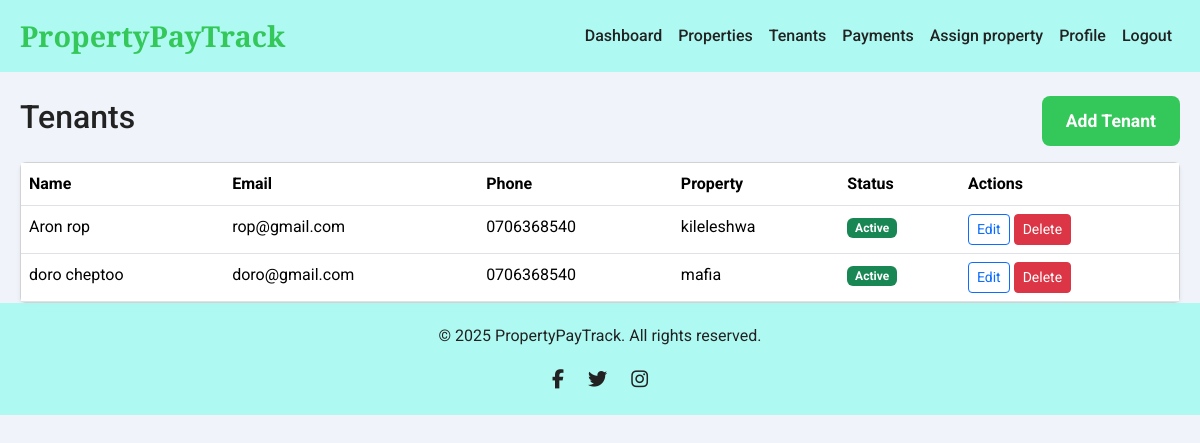
/tenants (signed in), run on an earlier commit of the app's database.
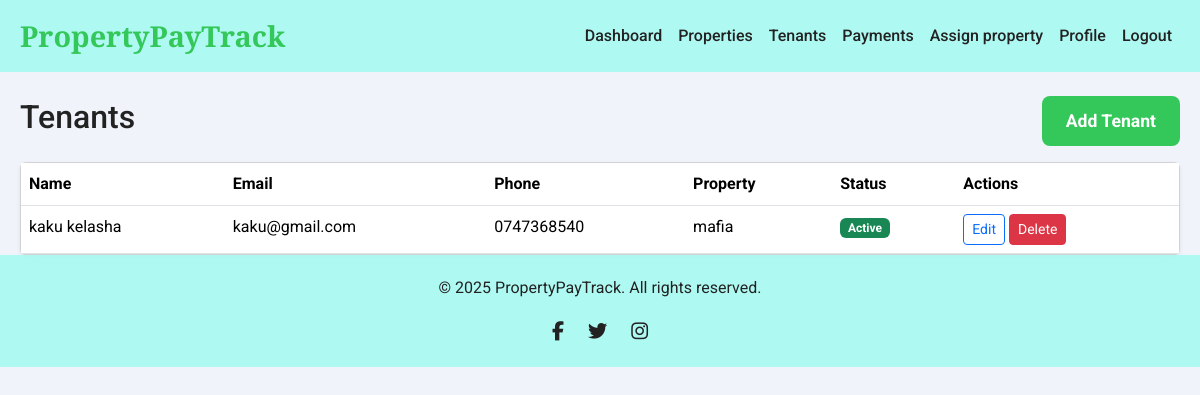
And on a later commit of the database.
### app/models.py (models this page shows, shortened)
class Tenant(db.Model):
    __tablename__ = 'tenant'
    id = db.Column(db.Integer, primary_key=True)
    user_id = db.Column(db.Integer, db.ForeignKey('user.id', ondelete='CASCADE'), unique=True, nullable=True, index=True)
    first_name = db.Column(db.String(100), nullable=False)
    last_name = db.Column(db.String(100), nullable=False)
    email = db.Column(db.String(120), nullable=True)
    phone_number = db.Column(db.String(20))
    property = db.relationship('Property', back_populates='tenants')
    rent_amount = db.Column(db.Numeric(10, 2), nullable=True, default=0.00)
    national_id = db.Column(db.String(50), nullable=True)
    status = db.Column(db.String(50), default='active')
    due_day_of_month = db.Column(db.Integer)
    grace_period_days = db.Column(db.Integer, default=5)
    lease_start_date = db.Column(db.Date)
    lease_end_date = db.Column(db.Date)
    property_id = db.Column(db.Integer, db.ForeignKey('property.id', ondelete='CASCADE'), nullable=True, index=True)
    unit_id = db.Column(db.Integer, db.ForeignKey('unit.id', ondelete='CASCADE'), nullable=True, index=True)
    unit = db.relationship('Unit', foreign_keys=[unit_id], backref='tenant', uselist=False)
    created_at = db.Column(db.DateTime, default=lambda: datetime.now(timezone.utc))
    updated_at = db.Column(db.DateTime, default=lambda: datetime.now(timezone.utc), onupdate=lambda: datetime.now(timezone.utc))
    payments = db.relationship('Payment', backref='tenant', lazy=True, cascade="all, delete-orphan")

class Property(db.Model):
    __tablename__ = 'property'
    id = db.Column(db.Integer, primary_key=True)
    name = db.Column(db.String(255), nullable=False)
    address = db.Column(db.String(255), nullable=False)
    payment_method = db.Column(db.String(20), nullable=True)
    transaction_id = db.Column(db.String(120), nullable=True)
    paybill_number = db.Column(db.String(20), nullable=True)
    fees = db.Column(db.Numeric(10, 2), nullable=True)
    tenants = db.relationship('Tenant', back_populates='property', cascade="all, delete-orphan", lazy=True)
    status = db.Column(db.String(20), default='pending')
    property_type = db.Column(db.String(50), nullable=False)
    number_of_units = db.Column(db.Integer, nullable=False, default=1)
    landlord_id = db.Column(db.Integer, db.ForeignKey('user.id', ondelete='CASCADE'), nullable=False, index=True)
    county_name = db.Column(db.String(100), nullable=False)
    amenities = db.Column(db.Text, nullable=True)
    utility_bill_types = db.Column(db.Text, nullable=True)
    unit_numbers = db.Column(db.Text, nullable=False)
    paybill_number = db.Column(db.String(20), nullable=True)
    deposit_amount = db.Column(db.Numeric(10, 2), nullable=True)
    deposit_policy = db.Column(db.Text, nullable=True)
    created_at = db.Column(db.DateTime, default=lambda: datetime.now(timezone.utc))
    updated_at = db.Column(db.DateTime, default=lambda: datetime.now(timezone.utc), onupdate=lambda: datetime.now(timezone.utc))
    @property
    def amenities_list(self):
        try:
            return json.loads(self.amenities) if self.amenities else []
        except json.JSONDecodeError:
            return self.amenities.split(',') if self.amenities else []
    @property
    def utility_bill_list(self):
        try:
            return json.loads(self.utility_bill) if self.utility_bill else []
        except json.JSONDecodeError:
            return self.utility_bill.split(',') if self.utility_bill else []

### app/routes.py (the view)
@main.route('/tenants')
@login_required
@roles_required('landlord')
def tenants_list():
    landlord_properties = Property.query.filter_by(landlord_id=current_user.id).all()
    property_ids = [p.id for p in landlord_properties]
    tenants = Tenant.query.filter(Tenant.property_id.in_(property_ids)).all()
    return render_template('tenants/list.html', tenants=tenants)

### app/models.py (called while the page is built)
    def has_role(self, role):
        return any(r.name == role for r in self.roles)

### app/routes.py (called while the page is built)
def roles_required(*required_roles):
    def decorator(f):
        @wraps(f)
        def decorated_function(*args, **kwargs):
            if not current_user.is_authenticated:
                return redirect(url_for('main.login'))
            user_roles = {role.name for role in current_user.roles}
            if not set(required_roles).issubset(user_roles):
                flash(_l('You do not have the required permissions to access this page.'), 'danger')
                return redirect(url_for('main.index'))
            return f(*args, **kwargs)
        return decorated_function
    return decorator

### app/templates/tenants/list.html (shortened to what this page needs)
{% extends 'base.html' %}
{% block content %}
<div class="d-flex justify-content-between align-items-center mb-3">
    <h2>{{ _('Tenants') }}</h2>
    <a href="{{ url_for('main.tenant_add') }}" class="btn btn-primary">{{ _('Add Tenant') }}</a>
</div>
<div class="card shadow-sm">
    <div class="card-body p-0">
        <div class="table-responsive">
            <table class="table table-hover mb-0">
                <thead>
                    <tr>
                        <th>{{ _('Name') }}</th>
                        <th>{{ _('Email') }}</th>
                        <th>{{ _('Phone') }}</th>
                        <th>{{ _('Property') }}</th>
                        <th>{{ _('Status') }}</th>
                        <th>{{ _('Actions') }}</th>
                    </tr>
                </thead>
                <tbody>
                    {% for tenant in tenants %}
                    <tr>
                        <td>{{ tenant.first_name }} {{ tenant.last_name }}</td>
                        <td>{{ tenant.email or '-' }}</td>
                        <td>{{ tenant.phone_number }}</td>
                        <td>{{ tenant.property.name }}</td>
                        <td><span class="badge bg-{{ 'success' if tenant.status == 'active' else 'secondary' }}">{{ _(tenant.status.title()) }}</span></td>
                       <td>
                            <a href="{{ url_for('main.tenant_edit', id=tenant.id) }}" class="btn btn-sm btn-outline-primary">{{ _('Edit') }}</a>
                            <form action="{{ url_for('main.delete_tenant', tenant_id=tenant.id) }}" method="POST" class="d-inline">
                                <button type="submit" class="btn btn-sm btn-danger">{{ _('Delete') }}</button>
                            </form>
                        </td>
                    </tr>
                    {% else %}
                    <tr>
                        <td colspan="6" class="text-center text-muted">{{ _('No tenants yet. Click "Add Tenant"!') }}</td>
                    </tr>
                    {% endfor %}
                </tbody>
            </table>
        </div>
    </div>
</div>
{% endblock %}

### app/templates/base.html (shortened to what this page needs)
<!DOCTYPE html>
<html lang="en">
<head>
    <link href="https://cdn.jsdelivr.net/npm/bootstrap@5.3.3/dist/css/bootstrap.min.css" rel="stylesheet">
    <link rel="stylesheet" href="https://cdnjs.cloudflare.com/ajax/libs/font-awesome/6.6.0/css/all.min.css" />
    <link rel="stylesheet" href="https://unpkg.com/aos@2.3.1/dist/aos.css">
    <link rel="stylesheet" href="https://unpkg.com/swiper@8.4.7/swiper-bundle.min.css">
</head>
<body data-aos-easing="ease" data-aos-duration="1200" data-aos-delay="0">
    <nav class="navbar navbar-expand-lg">
        <div class="container">
            <a class="navbar-brand" href="{{ url_for('main.index') }}">PropertyPayTrack</a>
            <div class="collapse navbar-collapse" id="navbarNav">
                <ul class="navbar-nav ms-auto">
                    {% if current_user.is_authenticated %}
                        {% if current_user.has_role('landlord') %}
                            <li class="nav-item"><a class="nav-link" href="{{ url_for('main.landlord_dashboard') }}">{{ _('Dashboard') }}</a></li>
                            <li class="nav-item"><a class="nav-link" href="{{ url_for('main.properties_list') }}">{{ _('Properties') }}</a></li>
                            <li class="nav-item"><a class="nav-link" href="{{ url_for('main.tenants_list') }}">{{ _('Tenants') }}</a></li>
                            <li class="nav-item"><a class="nav-link" href="{{ url_for('main.payments_history') }}">{{ _('Payments') }}</a></li>
                            <li class="nav-item"><a class="nav-link" href="{{ url_for('main.assign_property') }}">{{_('Assign property') }}</a></li>
                        {% endif %}
                        <li class="nav-item"><a class="nav-link" href="{{ url_for('auth.profile') }}">{{ _('Profile') }}</a></li>
                        <li class="nav-item"><a class="nav-link" href="{{ url_for('auth.logout') }}">{{ _('Logout') }}</a></li>
                    {% endif %}
                </ul>
            </div>
        </div>
    </nav>
    <main class="container mt-4">
        {% block content %}
        {% endblock %}
    </main>
    <footer>
        <div class="container">
            <p>© 2025 PropertyPayTrack. All rights reserved.</p>
            <div class="footer-links">
                <a href="https://facebook.com" aria-label="Facebook" target="_blank"><i class="fab fa-facebook-f"></i></a>
                <a href="https://twitter.com" aria-label="Twitter" target="_blank"><i class="fab fa-twitter"></i></a>
                <a href="https://instagram.com" aria-label="Instagram" target="_blank"><i class="fab fa-instagram"></i></a>
            </div>
        </div>
    </footer>
</body>
</html>

### app/templates/base.html (style rules this page uses)
:root { --primary-color: #34c759; --secondary-color: #2aa648; --accent-color: #ffd700; --text-color: #222; --light-text-color: #ffffff; --background-color: #f0f4fa; --card-background: rgba(155, 252, 240, 0.774); --shadow-light: 0 4px 8px rgba(0, 0, 0, 0.1); --shadow-medium: 0 8px 16px rgba(0, 0, 0, 0.15); --shadow-strong: 0 12px 24px rgba(0, 0, 0, 0.2); }
body { font-family: 'Roboto', sans-serif; margin: 0; padding: 0; box-sizing: border-box; background-color: var(--background-color); color: var(--text-color); line-height: 1.6; scroll-behavior: smooth; }
.container { max-width: 1200px; margin: 0 auto; padding: 0 20px; }
.btn-primary { background-color: var(--primary-color); border: none; color: var(--light-text-color); padding: 12px 24px; border-radius: 8px; font-weight: 700; font-size: 1.1em; transition: background-color 0.3s ease, transform 0.2s ease, box-shadow 0.3s ease; }
.navbar { background-color: var(--card-background); backdrop-filter: blur(10px); position: sticky; top: 0; z-index: 1000; }
.navbar-brand { font-family: 'Playfair Display', serif; font-size: 1.8em; font-weight: 700; color: var(--primary-color); }
.navbar-nav .nav-link { color: var(--text-color); font-weight: 500; padding: 10px 15px; transition: color 0.3s ease, border-bottom 0.3s ease; }
footer { position: relative; bottom: 0; width: 100%; background-color: var(--card-background); backdrop-filter: blur(10px); padding: 20px 0; text-align: center; z-index: 1000; }
.footer-links a { margin: 0 10px; color: var(--text-color); font-size: 1.2em; transition: color 0.3s ease; }

What changed in the data, as far as the page shows it:
removed Tenant: first_name "Aron", last_name "rop", email "rop@gmail.com", phone_number "0706368540", property.name "kileleshwa"
removed Tenant: first_name "doro", last_name "cheptoo", email "doro@gmail.com", phone_number "0706368540", property.name "mafia"
added Tenant: first_name "kaku", last_name "kelasha", email "kaku@gmail.com", phone_number "0747368540", property.name "mafia"
